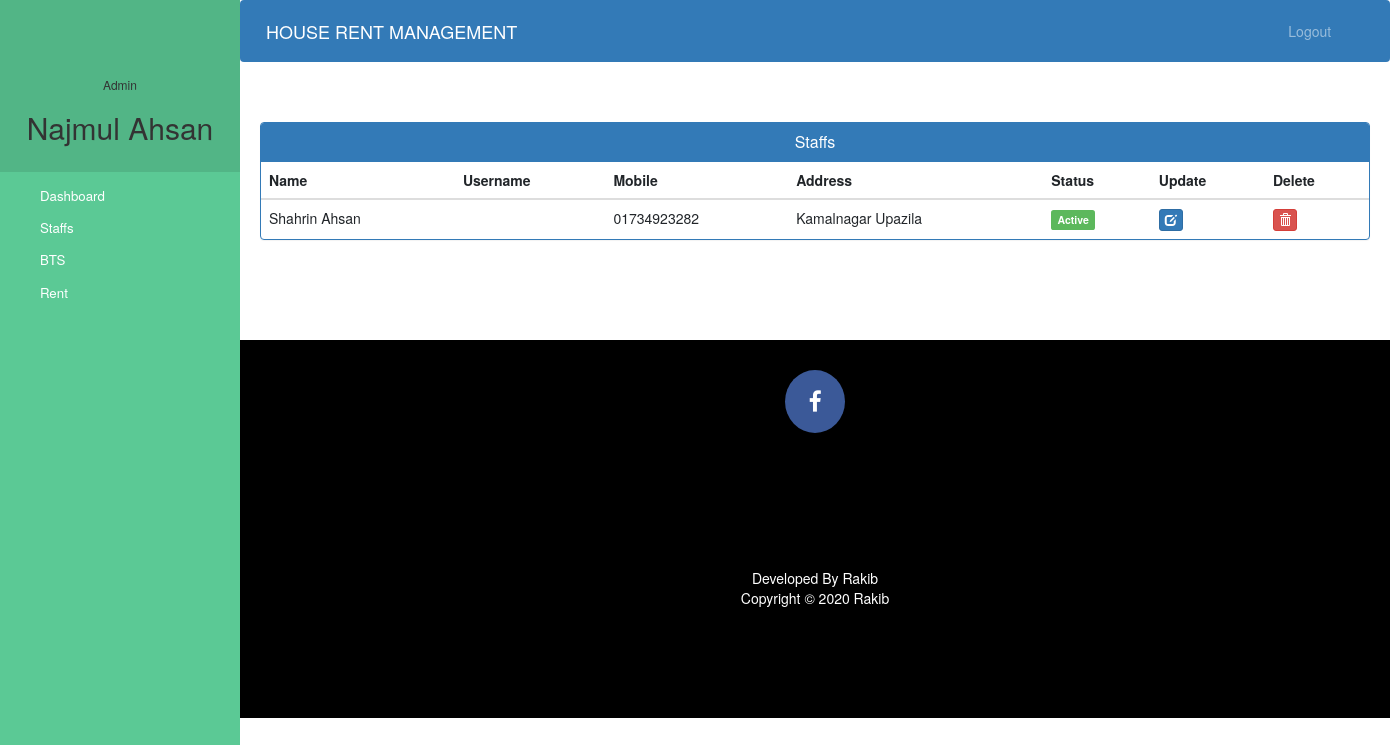
The page /admin-view-executive (signed in) on the database its author committed.
### Rent/models.py (models this page shows, shortened)
class Executive(models.Model):
    user = models.OneToOneField(User, on_delete=models.CASCADE)
    address = models.CharField(max_length=100)
    mobile  = models.CharField(max_length=13)
    status = models.BooleanField(default=False)
    @property
    def get_name(self):
        return self.user.first_name + " " + self.user.last_name

### Rent/views.py (the view)
# urls.py: path('admin-view-executive', views.admin_view_executive, name='admin-view-executive'),
@login_required(login_url='adminlogin')
@user_passes_test(is_admin)
def admin_view_executive(request):
    executive = models.Executive.objects.all().filter(status=True)
    return render(request, 'admin-view-executive.html', {'executive':executive})

### Rent/views.py (called while the page is built)
def is_admin(user):
    return user.groups.filter(name='Admin Panel').exists()

### Rent/templates/admin-view-executive.html (shortened to what this page needs)
{% extends 'admin_base.html' %}
{% block content %}
{%load static%}
<head>
  <link href="//netdna.bootstrapcdn.com/bootstrap/3.0.0/css/bootstrap.min.css" rel="stylesheet" id="bootstrap-css">
</head>
<div class="container">
  <div class="panel panel-primary">
    <div class="panel-heading">
      <h6 class="panel-title">Staffs</h6>
    </div>
    <table class="table table-hover" id="dev-table">
      <thead>
        <tr>
          <th>Name</th>
          <th>Username</th>
          <th>Mobile</th>
          <th>Address</th>
          <th>Status</th>
          <th>Update</th>
          <th>Delete</th>
        </tr>
      </thead>
      {% for d in executive %}
      <tr>
        <td> {{d.get_name}}</td>
        <td>{{d.username}}</td>
        <td>{{d.mobile}}</td>
        <td>{{d.address}}</td>
        {%if d.status%}
          <td> <span class="label label-success">Active</span></td>
          {% else %}
          <td> <span class="label label-danger">Hold</span></td>
          {% endif %}
        <td><a class="btn btn-primary btn-xs" href="{% url 'admin_update_executive' d.id  %}"><span class="glyphicon glyphicon-edit"></span></a></td>
        <td><a class="btn btn-danger btn-xs" href="{% url 'delete-executive' d.id  %}"><span class="glyphicon glyphicon-trash"></span></a></td>
      </tr>
      {% endfor %}
    </table>
  </div>
</div>
{% endblock content %}

### Rent/templates/admin_base.html (shortened to what this page needs)
<!DOCTYPE html>
{% load static %}
<html lang="en">
<head>
  <link rel="stylesheet" href="https://stackpath.bootstrapcdn.com/bootstrap/4.3.1/css/bootstrap.min.css">
  <link rel="stylesheet" href="https://maxcdn.bootstrapcdn.com/font-awesome/4.7.0/css/font-awesome.min.css">
  <link rel="stylesheet" href="{% static '/css/style.css' %}">
</head>
<body>
  <nav class="menu" tabindex="0">
    <header class="avatar">
      <br><br>
      <h6>Admin</h6>
      <h2>{{request.user.first_name}}</h2>
    </header>
    <ul>
      <li tabindex="0" class="icon-dashboard"> <a style="color:white; text-decoration:none;" href="/admin-dashboard"><span>Dashboard</span></a> </li>
      <li tabindex="0" class="icon-customers"> <a style="color:white; text-decoration:none;" href="/admin-executive"><span>Staffs</span></a></li>
      <li tabindex="0" class="icon-users"> <a style="color:white; text-decoration:none;" href="/admin-bts"><span>BTS</span></a></li>
      <li tabindex="0" class="icon-calendar"> <a style="color:white; text-decoration:none;" href="/admin-rent"><span>Rent</span></a></li>
    </ul>
  </nav>
  <main>
    <div class="bs-example">
      <nav class="navbar navbar-expand-md  navbar-dark fixed-top" style="background:#337AB7;">
        <a href="/admin-dashboard" class="navbar-brand">HOUSE RENT MANAGEMENT</a>
        <div class="collapse navbar-collapse justify-content-between" id="navbarCollapse">
          <div class="navbar-nav" style=" margin-left: 90%;">
            <a href="/logout" class="nav-item nav-link">Logout</a>
          </div>
        </div>
      </nav>
    </div>
    <br><br>
    {% block content %}
    {% endblock content %}
    <br><br><br><br>
    <footer>
      <p>
        <a id="ftr" href="https://facebook.com/sumit.luv/" class="fa fa-facebook"></a>
      </p>
      <br>
      <div class="container">
        <div class="row">
          <div class="col-md-12 col-sm-12">
            <div style="color:#ffffff;" class="wow fadeInUp footer-copyright">
              <p>Developed By Rakib <br>
                Copyright &copy; 2020 Rakib </p>
            </div>
          </div>
        </div>
      </div>
    </footer>
  </main>
</body>
</html>

### Rent/static/css/style.css (style rules this page uses)
body { padding-left: 240px; }
main { position: relative; height: 100vh; }
.menu { background: #5bc995; height: 100vh; width: 240px; position: fixed; top: 0px; left: 0; z-index: 5; outline: none; }
.menu .avatar { background: rgba(0, 0, 0, 0.1); padding: 2em 0.5em; text-align: center; }
.menu .avatar h2 { font-weight: normal; margin-bottom: 0; }
.menu ul { list-style: none; padding: 0.5em 0; margin: 0; }
.menu ul li { padding: 0.5em 1em 0.5em 3em; font-size: 0.95em; font-weight: regular; background-repeat: no-repeat; background-position: left 15px center; background-size: auto 20px; transition: all 0.15s linear; cursor: pointer; }
.menu ul li.icon-dashboard { background-image: url("http://www.entypo.com/images//gauge.svg"); }
.menu ul li.icon-customers { background-image: url("http://www.entypo.com/images//briefcase.svg"); }
.menu ul li.icon-users { background-image: url("http://www.entypo.com/images//users.svg"); }
.menu ul li.icon-calendar { background-image: url("http://www.entypo.com/images//calendar.svg"); }

### Rent/templates/admin_base.html (style rules this page uses)
a:link { text-decoration: none; }
a { color: white; }
footer { padding: 0px 0px 0px 0px; background-color: black; margin: 0px; }
#ftr { padding: 20px; }
.fa { font-size: 23px; width: 60px; text-align: center; text-decoration: none; margin: 5px 2px; border-radius: 50%; }
.fa-facebook { background: #3B5998; color: white; margin-top: 30px; }
p { text-align: center; }

### Rent/templates/admin-view-executive.html (style rules this page uses)
a:link { text-decoration: none; }
h6 { text-align: center; }
.row { margin: 100px; }

### rows shown on the page
Executive: get_name "Shahrin Ahsan", mobile "01734923282", address "Kamalnagar Upazila", status "Active"

### other values the page prints
{{ request.user.first_name }} "Najmul Ahsan"
